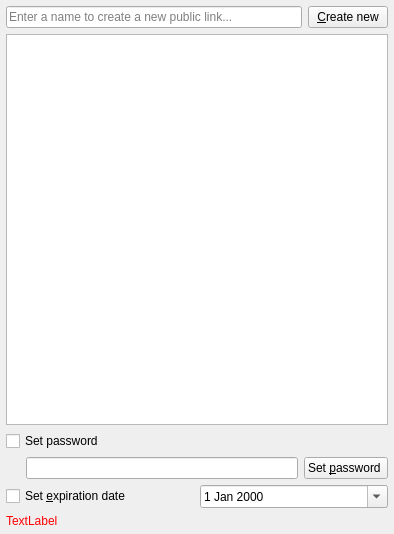
<?xml version="1.0" encoding="UTF-8"?>
<ui version="4.0">
 <class>OCC::ShareLinkWidget</class>
 <widget class="QWidget" name="OCC::ShareLinkWidget">
  <property name="geometry">
   <rect>
    <x>0</x>
    <y>0</y>
    <width>394</width>
    <height>534</height>
   </rect>
  </property>
  <property name="windowTitle">
   <string>Share NewDocument.odt</string>
  </property>
  <layout class="QVBoxLayout" name="verticalLayout">
   <property name="leftMargin">
    <number>6</number>
   </property>
   <property name="topMargin">
    <number>6</number>
   </property>
   <property name="rightMargin">
    <number>6</number>
   </property>
   <property name="bottomMargin">
    <number>6</number>
   </property>
   <item>
    <layout class="QHBoxLayout" name="horizontalLayout_create">
     <item>
      <widget class="QLineEdit" name="nameLineEdit">
       <property name="placeholderText">
        <string>Enter a name to create a new public link...</string>
       </property>
      </widget>
     </item>
     <item>
      <widget class="QPushButton" name="createShareButton">
       <property name="text">
        <string>&amp;Create new</string>
       </property>
      </widget>
     </item>
    </layout>
   </item>
   <item>
    <widget class="QTableWidget" name="linkShares">
     <property name="sizePolicy">
      <sizepolicy hsizetype="MinimumExpanding" vsizetype="Expanding">
       <horstretch>0</horstretch>
       <verstretch>0</verstretch>
      </sizepolicy>
     </property>
     <property name="horizontalScrollBarPolicy">
      <enum>Qt::ScrollBarAlwaysOff</enum>
     </property>
     <property name="selectionMode">
      <enum>QAbstractItemView::SingleSelection</enum>
     </property>
     <property name="selectionBehavior">
      <enum>QAbstractItemView::SelectRows</enum>
     </property>
     <property name="showGrid">
      <bool>false</bool>
     </property>
     <property name="columnCount">
      <number>3</number>
     </property>
     <attribute name="horizontalHeaderVisible">
      <bool>false</bool>
     </attribute>
     <attribute name="verticalHeaderVisible">
      <bool>false</bool>
     </attribute>
     <column/>
     <column/>
     <column/>
    </widget>
   </item>
   <item>
    <widget class="QWidget" name="shareProperties" native="true">
     <layout class="QGridLayout" name="gridLayout_2">
      <property name="leftMargin">
       <number>0</number>
      </property>
      <property name="topMargin">
       <number>0</number>
      </property>
      <property name="rightMargin">
       <number>0</number>
      </property>
      <property name="bottomMargin">
       <number>0</number>
      </property>
      <item row="2" column="0">
       <layout class="QHBoxLayout" name="horizontalLayout_password">
        <item>
         <widget class="QCheckBox" name="checkBox_password">
          <property name="sizePolicy">
           <sizepolicy hsizetype="Maximum" vsizetype="Maximum">
            <horstretch>0</horstretch>
            <verstretch>0</verstretch>
           </sizepolicy>
          </property>
          <property name="text">
           <string>Set password</string>
          </property>
         </widget>
        </item>
        <item>
         <spacer name="horizontalSpacer_3">
          <property name="orientation">
           <enum>Qt::Horizontal</enum>
          </property>
          <property name="sizeHint" stdset="0">
           <size>
            <width>40</width>
            <height>20</height>
           </size>
          </property>
         </spacer>
        </item>
       </layout>
      </item>
      <item row="3" column="0">
       <layout class="QHBoxLayout" name="horizontalLayout">
        <property name="leftMargin">
         <number>20</number>
        </property>
        <item>
         <widget class="QLineEdit" name="lineEdit_password">
          <property name="echoMode">
           <enum>QLineEdit::Password</enum>
          </property>
         </widget>
        </item>
        <item>
         <widget class="QPushButton" name="pushButton_setPassword">
          <property name="sizePolicy">
           <sizepolicy hsizetype="Preferred" vsizetype="Fixed">
            <horstretch>0</horstretch>
            <verstretch>0</verstretch>
           </sizepolicy>
          </property>
          <property name="text">
           <string>Set &amp;password </string>
          </property>
         </widget>
        </item>
       </layout>
      </item>
      <item row="5" column="0">
       <layout class="QHBoxLayout" name="horizontalLayout_expire">
        <property name="leftMargin">
         <number>0</number>
        </property>
        <item>
         <widget class="QCheckBox" name="checkBox_expire">
          <property name="text">
           <string>Set &amp;expiration date</string>
          </property>
         </widget>
        </item>
        <item>
         <widget class="QDateEdit" name="calendar">
          <property name="calendarPopup">
           <bool>true</bool>
          </property>
         </widget>
        </item>
       </layout>
      </item>
     </layout>
    </widget>
   </item>
   <item>
    <widget class="QLabel" name="errorLabel">
     <property name="sizePolicy">
      <sizepolicy hsizetype="MinimumExpanding" vsizetype="Preferred">
       <horstretch>0</horstretch>
       <verstretch>0</verstretch>
      </sizepolicy>
     </property>
     <property name="palette">
      <palette>
       <active>
        <colorrole role="WindowText">
         <brush brushstyle="SolidPattern">
          <color alpha="255">
           <red>255</red>
           <green>0</green>
           <blue>0</blue>
          </color>
         </brush>
        </colorrole>
       </active>
       <inactive>
        <colorrole role="WindowText">
         <brush brushstyle="SolidPattern">
          <color alpha="255">
           <red>255</red>
           <green>0</green>
           <blue>0</blue>
          </color>
         </brush>
        </colorrole>
       </inactive>
       <disabled>
        <colorrole role="WindowText">
         <brush brushstyle="SolidPattern">
          <color alpha="255">
           <red>123</red>
           <green>121</green>
           <blue>134</blue>
          </color>
         </brush>
        </colorrole>
       </disabled>
      </palette>
     </property>
     <property name="text">
      <string>TextLabel</string>
     </property>
     <property name="textFormat">
      <enum>Qt::PlainText</enum>
     </property>
    </widget>
   </item>
  </layout>
 </widget>
 <layoutdefault spacing="6" margin="11"/>
 <tabstops>
  <tabstop>nameLineEdit</tabstop>
  <tabstop>createShareButton</tabstop>
  <tabstop>linkShares</tabstop>
  <tabstop>checkBox_password</tabstop>
  <tabstop>lineEdit_password</tabstop>
  <tabstop>pushButton_setPassword</tabstop>
  <tabstop>checkBox_expire</tabstop>
  <tabstop>calendar</tabstop>
 </tabstops>
 <resources/>
 <connections/>
</ui>
